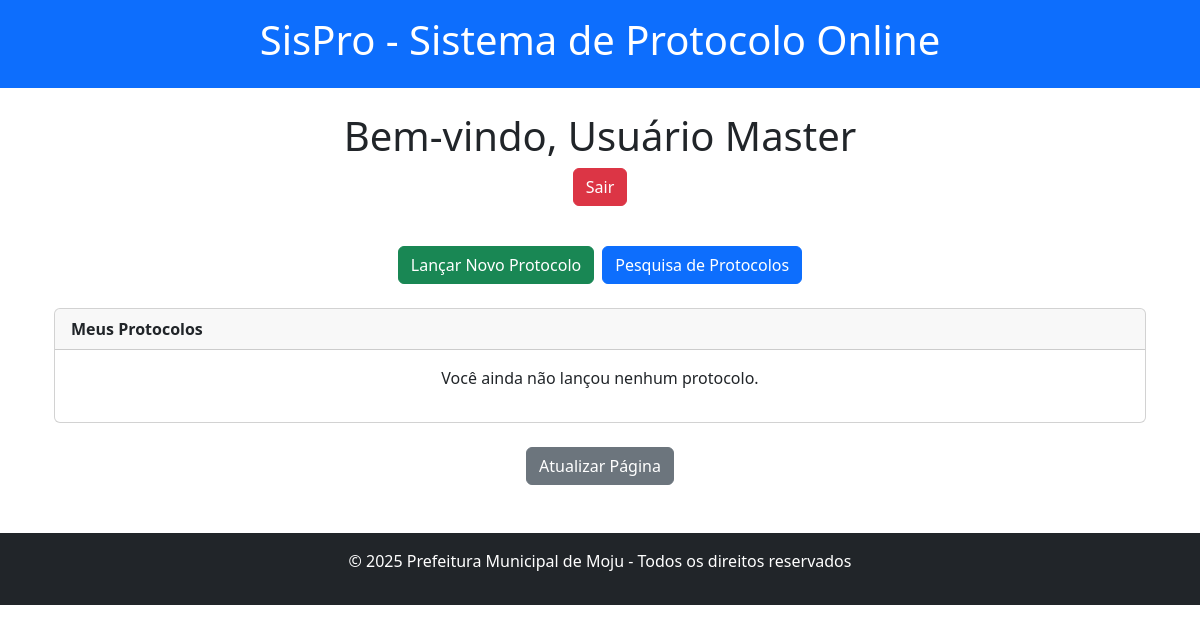
/usuarios/dashboard/ (signed in), run on an earlier commit of the app's database.
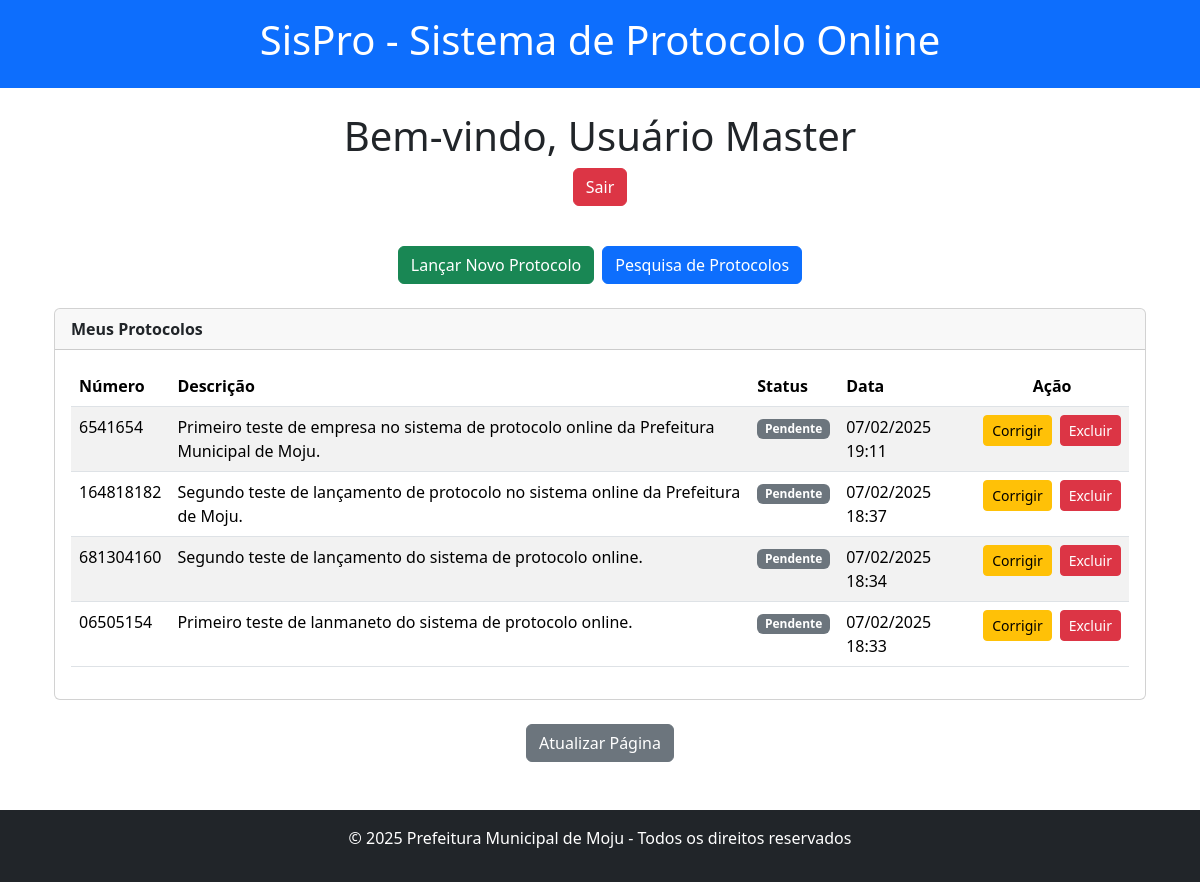
And on a later commit of the database.
### protocolos/models.py (models this page shows, shortened)
class Protocolo(models.Model):
    TIPO_PF_CHOICES = [
        ('RECIBO', 'Recibo'),
        ('NOTA_FISCAL', 'Nota Fiscal'),
    ]
    STATUS_CHOICES = [
        ('pago', 'Pago'),
        ('analise', 'Em Análise'),
        ('rejeitado', 'Rejeitado'),
        ('pendente', 'Pendente'),
    ]
    numero = models.CharField(max_length=20, unique=True, editable=False)  # Descomente este campo
    tipo_pf = models.CharField(max_length=20, choices=TIPO_PF_CHOICES, null=True, blank=True)
    numero_recibo = models.CharField(max_length=20, unique=True, editable=False, default=uuid.uuid4().hex)
    numero_nota_fiscal = models.CharField(max_length=20, null=True, blank=True)
    cpf = models.CharField(max_length=14, null=True, blank=True)
    nome = models.CharField(max_length=255, default='Nome padrão')
    endereco = models.CharField(max_length=255, default='Endereço padrão')
    descricao_servicos = models.TextField(default='Descrição padrão')
    valor_bruto = models.DecimalField(max_digits=10, decimal_places=2, default=0)
    descontos_iss = models.DecimalField(max_digits=10, decimal_places=2, default=0)
    descontos_irrf = models.DecimalField(max_digits=10, decimal_places=2, default=0)
    valor_liquido = models.DecimalField(max_digits=10, decimal_places=2, default=0)
    data = models.DateField(default=timezone.now)
    cnpj = models.CharField(max_length=18, null=True, blank=True)
    nome_empresa = models.CharField(max_length=255, null=True, blank=True)
    data_nota_fiscal = models.DateField(null=True, blank=True)
    usuario = models.ForeignKey(settings.AUTH_USER_MODEL, on_delete=models.CASCADE, related_name='protocolos')
    data_hora_lancamento = models.DateTimeField(default=timezone.now)
    descricao = models.TextField(blank=True)
    status = models.CharField(max_length=20, choices=STATUS_CHOICES, default='pendente')
    data_criacao = models.DateTimeField(auto_now_add=True)

### usuarios/views.py (the view)
# urls.py: path('dashboard/', views.dashboard, name='dashboard'),
@login_required
def dashboard(request):
    if not request.user.is_approved:
        return render(request, 'usuarios/nao_aprovado.html')
    if not hasattr(request.user, 'perfil'):
        return redirect('usuarios:completar_cadastro')
    from protocolos.models import Protocolo  # Importação local para evitar dependência circular
    protocolos_usuario = Protocolo.objects.filter(usuario=request.user).order_by('-data_criacao')
    return render(request, 'usuarios/dashboard.html', {
        'protocolos_usuario': protocolos_usuario,
    })

### usuarios/templates/usuarios/dashboard.html (shortened to what the changed rows need)
{% extends 'base_generic.html' %}
{% load static %}
{% block content %}
<div class="container-fluid mt-4">
    <div class="row">
        <div class="col-12 text-center">
            <h1>Bem-vindo, {{ user.nome }}</h1>
        </div>
    </div>
    <div class="row mt-4 justify-content-center">
        <div class="col-12">
            <div class="card overflow-auto">
                <div class="card-body">
                    {% if protocolos_usuario %}
                    <div class="table-responsive">
                        <table class="table table-striped">
                            <thead>
                                <tr>
                                    <th>Número</th>
                                    <th>Descrição</th>
                                    <th>Status</th>
                                    <th>Data</th>
                                    <th class="text-center">Ação</th>
                                </tr>
                            </thead>
                            <tbody>
                                {% for protocolo in protocolos_usuario|slice:":5" %}
                                <tr>
                                    <td>{{ protocolo.numero }}</td>
                                    <td>{{ protocolo.descricao }}</td>
                                    <td>
                                        {% if protocolo.status == 'pago' %}
                                            <span class="badge bg-success">Pago</span>
                                        {% elif protocolo.status == 'rejeitado' %}
                                            <span class="badge bg-warning text-dark">Rejeitado</span>
                                        {% elif protocolo.status == 'analise' %}
                                            <span class="badge bg-primary">Em análise</span>
                                        {% else %}
                                            <span class="badge bg-secondary">Pendente</span>
                                        {% endif %}
                                    </td>
                                    <td>{{ protocolo.data_criacao|date:"d/m/Y H:i" }}</td>
                                    <td>
                                        <div class="d-flex gap-2">
                                            {% if protocolo.status == 'pendente' %}
                                                <a href="{% url 'protocolos:editar_protocolo' protocolo.id %}" class="btn btn-warning btn-sm">Corrigir</a>
                                                <button type="button" class="btn btn-danger btn-sm" data-bs-toggle="modal" data-bs-target="#confirmarExclusao{{ protocolo.id }}">
                                                    Excluir
                                                </button>
                                            {% else %}
                                                <span class="text-muted">tramitado...</span>
                                            {% endif %}
                                        </div>
                                    </td>
                                </tr>
                                {% endfor %}
                            </tbody>
                        </table>
                    </div>
                    {% else %}
                    <p class="text-center">Você ainda não lançou nenhum protocolo.</p>
                    {% endif %}
                </div>
            </div>
        </div>
    </div>
</div>
{% endblock %}

What changed in the data, as far as the page shows it:
now on this page (row edited): Protocolo: numero "6541654", descricao "Primeiro teste de empresa no sistema de protocolo online da Prefeitura Municipal de Moju.", status "Pendente", data_criacao "07/02/2025 19:11"
now on this page (row edited): Protocolo: numero "164818182", descricao "Segundo teste de lançamento de protocolo no sistema online da Prefeitura de Moju.", status "Pendente", data_criacao "07/02/2025 18:37"
now on this page (row edited): Protocolo: numero "681304160", descricao "Segundo teste de lançamento do sistema de protocolo online.", status "Pendente", data_criacao "07/02/2025 18:34"
now on this page (row edited): Protocolo: numero "06505154", descricao "Primeiro teste de lanmaneto do sistema de protocolo online.", status "Pendente", data_criacao "07/02/2025 18:33"
Also different on the page:
text no longer shown: "Você ainda não lançou nenhum protocolo."
text now shown: "Número Descrição Status Data Ação"
